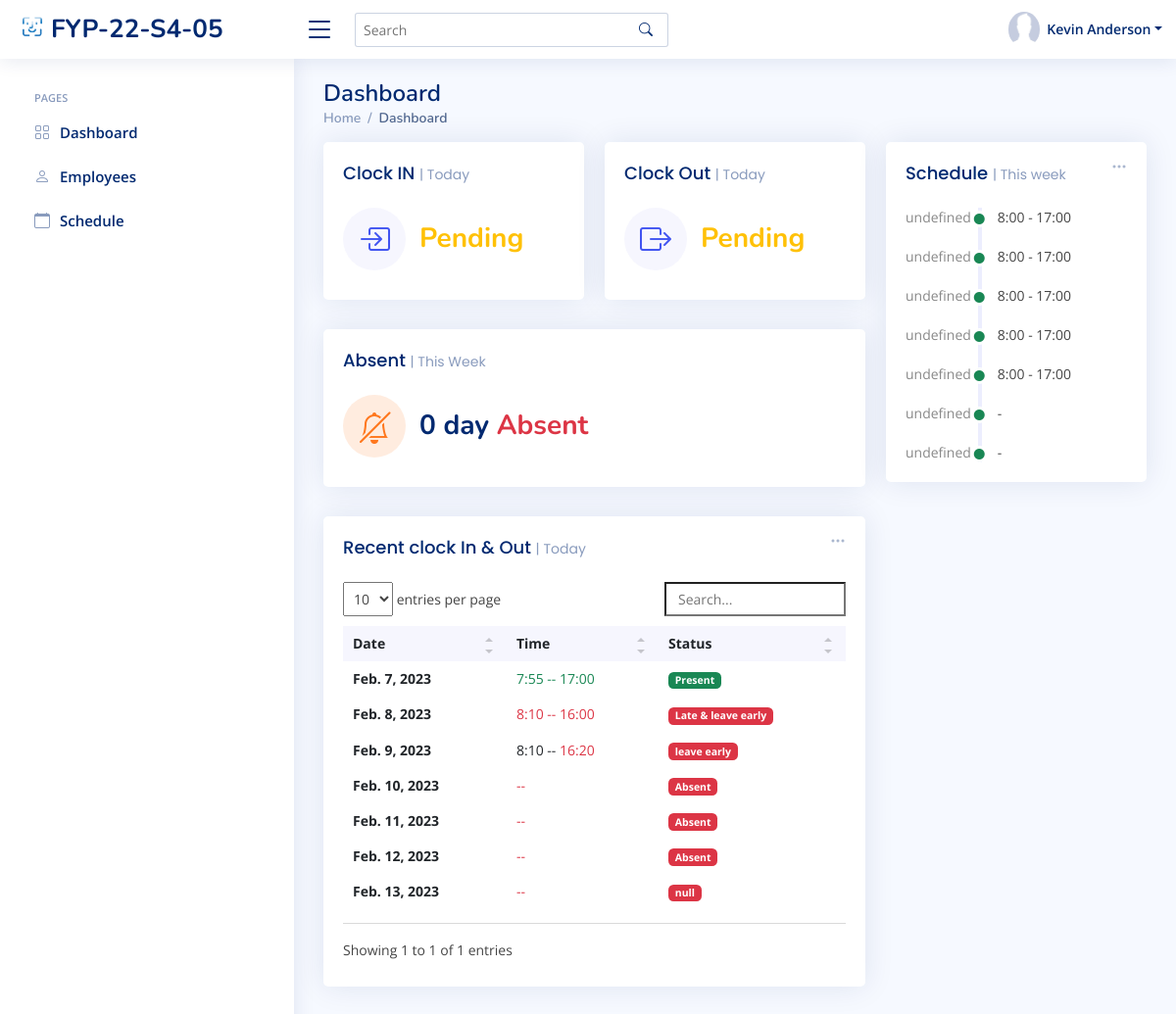
Before: /HR/home/ (signed in) with the older database file.
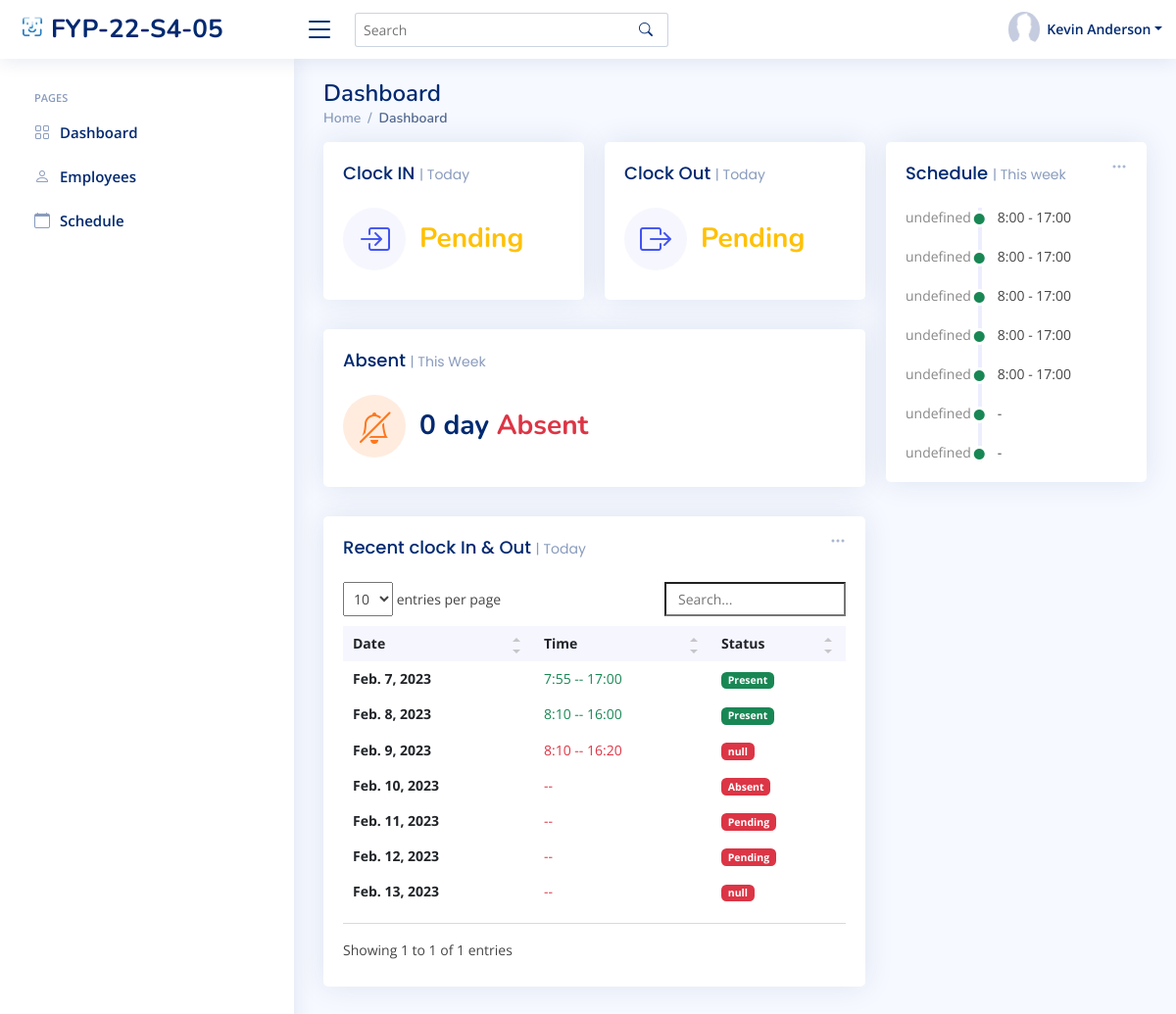
After: the same page with the newer database file.
### index/models.py (models this page shows, shortened)
class WorkSchedule(models.Model):
	WorkSchedule_id = models.BigAutoField(primary_key=True)
	Employee = models.ForeignKey(Employee,on_delete=models.DO_NOTHING)
	InTime = models.TimeField(max_length=256, null=True, blank=True)
	OutTime = models.TimeField(max_length=256, null=True, blank=True)
	Mark = models.CharField(max_length=256,null=True)
	StartDate = models.DateField()
	StartTime = models.TimeField(null=True)
	EndTime = models.TimeField(null=True)
	class Meta:
		db_table = 'WorkSchedule'

### index/views/HR.py (the view)
# urls.py: path('HR/home/', HR.HR_home, name='HR_home'),
def HR_home(request):
	dt = datetime.strptime(currentDate, '%Y-%m-%d')
	start = dt - timedelta(days=dt.weekday())
	end = start + timedelta(days=6)
	startDate = start.strftime('%Y-%m-%d')
	endDate = end.strftime('%Y-%m-%d')
	if 'Employee_ID' in request.session:
		fourdates = date.today() - timedelta(days=4)
		currentEmployee = Employee.objects.get(Employee_ID=request.session['Employee_ID'])
		CheckIn=''
		CheckOut=''
		Marklist = ['off','mc']
		CheckValues = WorkSchedule.objects.filter(Employee_id=request.session['Employee_ID']).filter(StartDate=currentDate)
		if CheckValues.exists():
			AttenCheck =  WorkSchedule.objects.get(Employee_id=request.session['Employee_ID'],StartDate=currentDate)
			if AttenCheck.Mark.lower() != 'off' or AttenCheck.Mark.lower() != 'mc':
				if AttenCheck.InTime is None and AttenCheck.OutTime is not None:
					CheckIn = "Pending"
					CheckOut=AttenCheck.OutTime
				elif AttenCheck.OutTime is None and AttenCheck.InTime is not None:
					CheckIn = AttenCheck.InTime
					CheckOut = "Pending"
				elif AttenCheck.InTime is None and AttenCheck.OutTime is None:
					CheckOut = "Pending"
					CheckIn = "Pending"
				else:
					CheckIn=AttenCheck.InTime
					CheckOut=AttenCheck.OutTime
			else:
				CheckIn = 'OFF'
				CheckOut= 'OFF'
		scheduleWeek = WorkSchedule.objects.filter(Employee_id=request.session['Employee_ID'], StartDate__lte=endDate,
												   StartDate__gte=startDate).exclude(Mark__in=Marklist).order_by('StartDate')
		CountAsent = WorkSchedule.objects.filter(Employee_id=request.session['Employee_ID'],StartDate__lte=currentDate, StartDate__gte=startDate).filter(Mark='Absent').count()
		RecentData = WorkSchedule.objects.filter(Employee_id=request.session['Employee_ID'],
												 StartDate__lte=currentDate).exclude(Mark__in=Marklist).order_by('StartDate')
		context = {
			'Role' : currentEmployee.Role.Role_ID,
			'Employee_ID' : currentEmployee.Employee_ID,
			'Full_Name' : currentEmployee.Full_Name,
			'Job_Title' : currentEmployee.Job_Title,
			'PFP' : currentEmployee.Profile_Image.url,
			'Redata': RecentData,
			'count':CountAsent,
			'ScheduleWeek':scheduleWeek,
			'CheckIn':CheckIn,
			'CheckOut':CheckOut,
		}
		return render(request, 'HR/HR_home.html', context)
	else:
		messages.error(request, 'Please login first')
		return redirect('login')

### templates/HR/HR_home.html (shortened to what the changed rows need)
{% extends "index/base.html" %}
{% load static %}
{% block content %}
  <main id="main" class="main">
    <div class="pagetitle">
      <h1>Dashboard</h1>
    </div>
    <section class="section dashboard">
      <div class="row">
        <div class="col-lg-8">
          <div class="row">
            <div class="col-12">
              <div class="card recent-sales overflow-auto">
                <div class="card-body">
                  <table class="table table-borderless datatable">
                    <thead>
                      <tr>
                        <th scope="col">Date</th>
                        <th scope="col">Time</th>
                        <th scope="col">Status</th>
                      </tr>
                    </thead>
                      {% for Ad in Redata %}
                    <tbody>
                      <tr>
                        <th scope="row">{{ Ad.StartDate }}</th>
                        {% if Ad.Mark in 'Present' %}
                        <td><span class ="text-success">{{ Ad.InTime |date:"G:i" }}   --   {{ Ad.OutTime |date:"G:i" }}</span></td>
                        <td><span class="badge bg-success">{{ Ad.Mark }}</span></td>
                        {% elif Ad.Mark in 'Late' %}
                        <td><span class ="text-danger">{{ Ad.InTime |date:"G:i"}} </span>  --   {{ Ad.OutTime |date:"G:i"}}</td>
                        <td><span class="badge bg-success">{{ Ad.Mark }}</span></td>
                        {% elif Ad.Mark in 'leave early' %}
                        <td>{{ Ad.InTime|date:"G:i" }}   --   <span class ="text-danger">{{ Ad.OutTime |date:"G:i"}} </span></td>
                        <td><span class="badge bg-danger">{{ Ad.Mark }}</span></td>
                        {% else %}
                        <td><span class ="text-danger">{{ Ad.InTime |date:"G:i"}}   --   {{ Ad.OutTime |date:"G:i"}}</span></td>
                        <td><span class="badge bg-danger">{{ Ad.Mark }}</span></td>
                        {% endif %}
                      </tr>
                    </tbody>
                      {% endfor %}
                  </table>
                </div>
              </div>
            </div>
          </div>
        </div>
      </div>
    </section>
  </main>
{% endblock content %}

Changed rows visible on the page:
changed WorkSchedule "Feb. 8, 2023": Mark "Late & leave early" → "Present"
changed WorkSchedule "Feb. 9, 2023": Mark "leave early" → "null"
changed WorkSchedule "Feb. 11, 2023": Mark "Absent" → "Pending"
changed WorkSchedule "Feb. 12, 2023": Mark "Absent" → "Pending"
